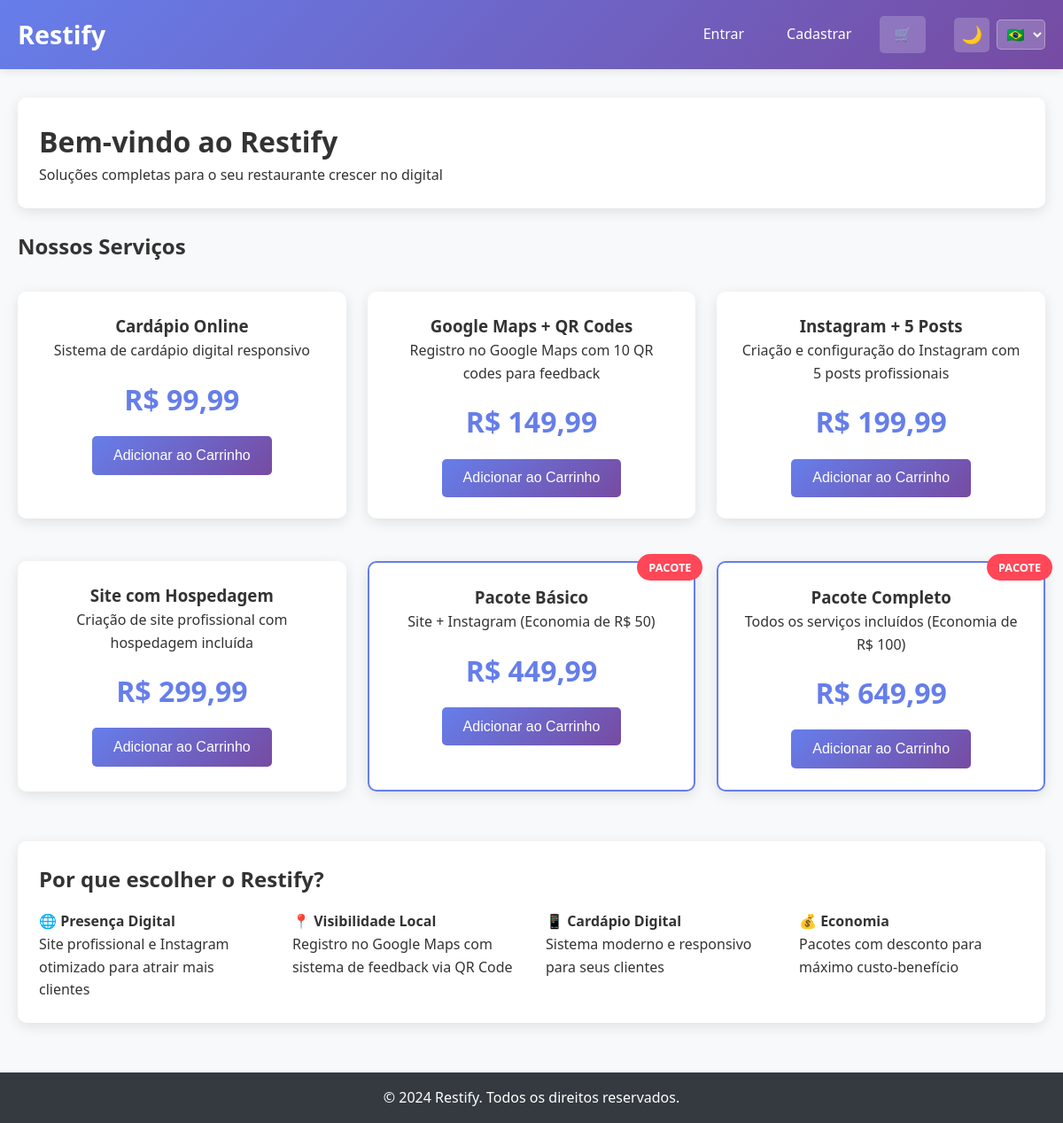
The page /public/index.php on the database its author committed.
### tables this page shows
CREATE TABLE services (
    id INTEGER PRIMARY KEY AUTOINCREMENT,
    name TEXT NOT NULL,
    description TEXT,
    price REAL NOT NULL,
    type TEXT DEFAULT 'individual' CHECK(type IN ('individual', 'package'))
);

### app/controllers/HomeController.php (called while the page is built)
<?php
class HomeController {
    public function index() {
        $serviceRepo = new ServiceRepository();
        $services = $serviceRepo->findAll();
        include '../app/views/home.php';
    }
}
?>

### config/config.php (called while the page is built, shortened)
<?php
require_once __DIR__ . '/autoload.php';
function isLoggedIn() {
    return isset($_SESSION['restaurant_id']) || isset($_SESSION['admin']);
}
?>

### config/i18n.php (called while the page is built, shortened)
<?php
class I18n {
    private static $language = 'pt';
    private static $translations = [];
    public static function init($lang = 'pt') {
        self::$language = $lang;
    }
    private static function loadTranslations() {
        $file = __DIR__ . "/../lang/" . self::$language . ".php";
        if (file_exists($file)) {
            self::$translations = include $file;
        }
    }
    public static function t($key, $params = []) {
        $text = self::$translations[$key] ?? $key;
        return $text;
    }
}
function t($key, $params = []) {
    return I18n::t($key, $params);
}
?>

### config/autoload.php (called while the page is built, shortened)
<?php
spl_autoload_register(function ($class) {
    $basePath = dirname(__DIR__);
    $paths = [
        $basePath . '/app/controllers/',
        $basePath . '/app/models/',
        $basePath . '/app/services/',
        $basePath . '/app/repositories/',
        $basePath . '/config/'
    ];
    foreach ($paths as $path) {
        $file = $path . $class . '.php';
        if (file_exists($file)) {
            return;
        }
    }
});
?>

### config/database.php (called while the page is built, shortened)
<?php
class Database {
    private static $instance = null;
    private $conn;
    private $db_path;
    private function __construct() {
        $this->db_path = __DIR__ . '/../database/restify.db';
    }
    public static function getInstance() {
        if (self::$instance === null) {
            self::$instance = new self();
        }
        return self::$instance;
    }
    public function connect() {
        if ($this->conn === null) {
            try {
                $this->conn = new PDO("sqlite:" . $this->db_path);
                $this->conn->setAttribute(PDO::ATTR_ERRMODE, PDO::ERRMODE_EXCEPTION);
            } catch(PDOException $e) {
                throw new Exception("Erro de conexão: " . $e->getMessage());
            }
        }
        return $this->conn;
    }
    private function createTables() {
        $sql = file_get_contents(__DIR__ . '/../database/schema.sql');
        $this->conn->exec($sql);
    }
}
?>

### app/repositories/ServiceRepository.php (called while the page is built, shortened)
<?php
class ServiceRepository {
    private $db;
    public function __construct() {
        $database = Database::getInstance();
        $this->db = $database->connect();
    }
    public function findAll() {
        $query = "SELECT * FROM services ORDER BY type, price";
        $stmt = $this->db->prepare($query);
        $stmt->execute();
        $services = [];
        while ($row = $stmt->fetch(PDO::FETCH_ASSOC)) {
            $services[] = new Service($row);
        }
        return $services;
    }
}
?>

### app/models/Service.php (called while the page is built, shortened)
<?php
class Service {
    public function __construct($data = []) {
        if (!empty($data)) {
            $this->id = $data['id'] ?? null;
            $this->name = $data['name'] ?? '';
            $this->description = $data['description'] ?? '';
            $this->price = $data['price'] ?? 0;
            $this->type = $data['type'] ?? 'individual';
        }
    }
}
?>

### app/views/home.php (the view)
<?php include __DIR__ . '/layout/header.php'; ?>
<div class="card">
    <h1><?= t('welcome') ?> ao Restify</h1>
    <p><?= t('complete_solutions') ?></p>
</div>
<h2><?= t('our_services') ?></h2>
<div class="services-grid">
    <?php foreach ($services as $service): ?>
        <div class="card service-card <?= $service->type === 'package' ? 'package' : '' ?>">
            <?php if ($service->type === 'package'): ?>
                <div class="badge"><?= t('package') ?></div>
            <?php endif; ?>
            <h3><?= htmlspecialchars($service->name) ?></h3>
            <p><?= htmlspecialchars($service->description) ?></p>
            <div class="service-price">
                R$ <?= number_format($service->price, 2, ',', '.') ?>
            </div>
            <button class="btn btn-primary" onclick="addToCart(<?= $service->id ?>)">
                <?= t('add_to_cart') ?>
            </button>
        </div>
    <?php endforeach; ?>
</div>
<div class="card">
    <h2><?= t('why_choose_restify') ?></h2>
    <div style="display: grid; grid-template-columns: repeat(auto-fit, minmax(250px, 1fr)); gap: 2rem; margin-top: 1rem;">
        <div>
            <h4>🌐 <?= t('digital_presence') ?></h4>
            <p><?= t('digital_presence_desc') ?></p>
        </div>
        <div>
            <h4>📍 <?= t('local_visibility') ?></h4>
            <p><?= t('local_visibility_desc') ?></p>
        </div>
        <div>
            <h4>📱 <?= t('digital_menu') ?></h4>
            <p><?= t('digital_menu_desc') ?></p>
        </div>
        <div>
            <h4>💰 <?= t('economy') ?></h4>
            <p><?= t('economy_desc') ?></p>
        </div>
    </div>
</div>
<?php include __DIR__ . '/layout/footer.php'; ?>

### public/index.php (shortened to what this page needs)
<?php
require_once '../config/config.php';
require_once '../config/i18n.php';
$requestUri = $_SERVER['REQUEST_URI'];
$basePath = '/RestifyApp/public/';
if (strpos($requestUri, $basePath) === 0) {
    $path = substr($requestUri, strlen($basePath));
} else {
    $path = $requestUri;
}
$path = strtok($path, '?');
$path = trim($path, '/');
$routes = [
    '' => ['HomeController', 'index'],
    'home' => ['HomeController', 'index'],
    'index.php' => ['HomeController', 'index'],
    'auth/login' => ['AuthController', 'login'],
    'auth/register' => ['AuthController', 'register'],
    'auth/logout' => ['AuthController', 'logout'],
    'settings/language' => ['SettingsController', 'updateLanguage'],
    'settings/theme' => ['SettingsController', 'updateTheme'],
    'export/orders' => ['SettingsController', 'exportOrders'],
    'export/restaurants' => ['SettingsController', 'exportRestaurants'],
    'cart' => ['CartController', 'index'],
    'cart/add' => ['CartController', 'add'],
    'cart/remove' => ['CartController', 'remove'],
    'cart/checkout' => ['CartController', 'checkout'],
    'restaurant/dashboard' => ['RestaurantController', 'dashboard'],
    'restaurant/orders' => ['RestaurantController', 'orders'],
    'restaurant/chat' => ['RestaurantController', 'chat'],
    'restaurant/messages' => ['RestaurantController', 'getMessages'],
    'admin/dashboard' => ['AdminController', 'dashboard'],
    'admin/orders' => ['AdminController', 'orders'],
    'admin/restaurants' => ['AdminController', 'restaurants'],
    'admin/services' => ['AdminController', 'services'],
    'admin/chat' => ['AdminController', 'chat'],
    'payment/select' => ['PaymentController', 'selectMethod'],
    'payment/pix' => ['PaymentController', 'processPix'],
    'payment/credit-card' => ['PaymentController', 'processCreditCard'],
    'payment/boleto' => ['PaymentController', 'generateBoleto'],
    'payment/carne' => ['PaymentController', 'generateCarne'],
];
if (array_key_exists($path, $routes)) {
    $route = $routes[$path];
    $methodName = $route[1];
    try {
        $controller = new $controllerName();
        $controller->$methodName();
    } catch (Exception $e) {
        http_response_code(500);
        if (isset($_GET['debug'])) {
            echo "Erro: " . $e->getMessage();
        } else {
            echo "Erro interno do servidor";
        }
    }
} else {
    http_response_code(404);
    include '../app/views/404.php';
}
?>

### app/views/layout/header.php (shortened to what this page needs)
<!DOCTYPE html>
<html lang="pt-BR">
<head>
    <link rel="stylesheet" href="<?= BASE_URL ?>/css/style.css">
</head>
<body>
    <header class="header">
        <div class="container">
            <div class="header-content">
                <a href="<?= BASE_URL ?>/" class="logo">Restify</a>
                <nav class="nav">
                    <?php if (isLoggedIn()): ?>
                        <?php if (isAdmin()): ?>
                            <a href="<?= BASE_URL ?>/admin/dashboard"><?= t('dashboard') ?></a>
                            <a href="<?= BASE_URL ?>/admin/orders"><?= t('orders') ?></a>
                            <a href="<?= BASE_URL ?>/admin/restaurants"><?= t('restaurants') ?></a>
                            <a href="<?= BASE_URL ?>/admin/services"><?= t('services') ?></a>
                            <a href="<?= BASE_URL ?>/admin/chat"><?= t('chat') ?></a>
                        <?php else: ?>
                            <a href="<?= BASE_URL ?>/restaurant/dashboard"><?= t('dashboard') ?></a>
                            <a href="<?= BASE_URL ?>/restaurant/orders"><?= t('my_orders') ?></a>
                            <a href="<?= BASE_URL ?>/restaurant/chat"><?= t('chat') ?></a>
                            <a href="<?= BASE_URL ?>/cart" class="cart-icon">
                                🛒
                                <?php
                                $cartService = new CartService();
                                $itemCount = $cartService->getItemCount();
                                ?>
                                <span class="cart-count" style="display: <?= $itemCount > 0 ? 'flex' : 'none' ?>">
                                    <?= $itemCount ?>
                                </span>
                            </a>
                        <?php endif; ?>
                    <?php else: ?>
                        <a href="<?= BASE_URL ?>/auth/login"><?= t('login') ?></a>
                        <a href="<?= BASE_URL ?>/auth/register"><?= t('register') ?></a>
                        <a href="<?= BASE_URL ?>/cart" class="cart-icon">
                            🛒
                        </a>
                    <?php endif; ?>
                    <div class="header-controls">
                        <button class="theme-toggle-btn" onclick="toggleTheme()" title="<?= t('theme') ?>">
                            <span class="theme-icon">🌙</span>
                        </button>
                        <select class="language-select" onchange="changeLanguage(this.value)">
                            <option value="pt" <?= ($_SESSION['language'] ?? 'pt') === 'pt' ? 'selected' : '' ?>>🇧🇷</option>
                        </select>
                    </div>
                </nav>
            </div>
        </div>
    </header>
    <main class="main">
        <div class="container">

### app/views/layout/footer.php (shortened to what this page needs)
        </div>
    </main>
    <footer class="footer">
        <div class="container">
            <p>&copy; 2024 Restify. <?= t('all_rights_reserved') ?></p>
        </div>
    </footer>
</body>
</html>

### public/css/style.css (style rules this page uses)
* { margin: 0; padding: 0; box-sizing: border-box; }
body { font-family: 'Segoe UI', Tahoma, Geneva, Verdana, sans-serif; line-height: 1.6; color: #333; background-color: #f8f9fa; transition: background-color 0.3s, color 0.3s; }
.container { max-width: 1200px; margin: 0 auto; padding: 0 20px; }
.header { background: linear-gradient(135deg, #667eea 0%, #764ba2 100%); color: white; padding: 1rem 0; box-shadow: 0 2px 10px rgba(0,0,0,0.1); }
.header-content { display: flex; justify-content: space-between; align-items: center; flex-wrap: wrap; }
.logo { font-size: 1.8rem; font-weight: bold; text-decoration: none; color: white; }
.nav { display: flex; gap: 1rem; align-items: center; flex-wrap: wrap; }
.nav a { color: white; text-decoration: none; padding: 0.5rem 1rem; border-radius: 5px; transition: background-color 0.3s; }
.cart-icon { position: relative; background: rgba(255,255,255,0.2); padding: 0.5rem; border-radius: 50%; }
.main { padding: 2rem 0; min-height: calc(100vh - 140px); }
.card { background: white; border-radius: 10px; box-shadow: 0 4px 15px rgba(0,0,0,0.1); padding: 1.5rem; margin-bottom: 1.5rem; transition: transform 0.3s, box-shadow 0.3s, background-color 0.3s, color 0.3s; }
.services-grid { display: grid; grid-template-columns: repeat(auto-fit, minmax(300px, 1fr)); gap: 1.5rem; margin: 2rem 0; }
.service-card { text-align: center; position: relative; }
.service-card.package { border: 2px solid #667eea; }
.service-card .badge { position: absolute; top: -10px; right: -10px; background: #ff4757; color: white; padding: 0.3rem 0.8rem; border-radius: 20px; font-size: 0.8rem; font-weight: bold; }
.service-price { font-size: 2rem; font-weight: bold; color: #667eea; margin: 1rem 0; }
.btn { display: inline-block; padding: 0.8rem 1.5rem; border: none; border-radius: 5px; text-decoration: none; text-align: center; cursor: pointer; transition: all 0.3s; font-size: 1rem; font-weight: 500; }
.btn-primary { background: linear-gradient(135deg, #667eea 0%, #764ba2 100%); color: white; }
.footer { background: #343a40; color: white; text-align: center; padding: 1rem 0; margin-top: auto; }
.header-controls { display: flex; align-items: center; gap: 0.5rem; margin-left: 1rem; }
.theme-toggle-btn { background: rgba(255,255,255,0.2); border: none; color: white; padding: 0.5rem; border-radius: 5px; cursor: pointer; font-size: 1.2rem; transition: background-color 0.3s; }
.language-select { background: rgba(255,255,255,0.2); border: 1px solid rgba(255,255,255,0.3); color: white; padding: 0.4rem; border-radius: 5px; font-size: 1rem; cursor: pointer; }
.language-select option { background: #343a40; color: white; }

### rows shown on the page
services: name "Cardápio Online", description "Sistema de cardápio digital responsivo", price "99,99"
services: name "Google Maps + QR Codes", description "Registro no Google Maps com 10 QR codes para feedback", price "149,99"
services: name "Instagram + 5 Posts", description "Criação e configuração do Instagram com 5 posts profissionais", price "199,99"
services: name "Site com Hospedagem", description "Criação de site profissional com hospedagem incluída", price "299,99"
services: type "PACOTE", name "Pacote Básico", description "Site + Instagram (Economia de R$ 50)", price "449,99"
services: type "PACOTE", name "Pacote Completo", description "Todos os serviços incluídos (Economia de R$ 100)", price "649,99"

### other values the page prints
t('login') "Entrar"
t('register') "Cadastrar"
t('welcome') "Bem-vindo"
t('complete_solutions') "Soluções completas para o seu restaurante crescer no digital"
t('our_services') "Nossos Serviços"
t('why_choose_restify') "Por que escolher o Restify?"
t('digital_presence') "Presença Digital"
t('digital_presence_desc') "Site profissional e Instagram otimizado para atrair mais clientes"
t('local_visibility') "Visibilidade Local"
t('local_visibility_desc') "Registro no Google Maps com sistema de feedback via QR Code"
t('digital_menu') "Cardápio Digital"
t('digital_menu_desc') "Sistema moderno e responsivo para seus clientes"
t('economy') "Economia"
t('economy_desc') "Pacotes com desconto para máximo custo-benefício"
t('all_rights_reserved') "Todos os direitos reservados."
